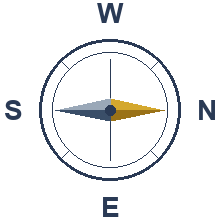
#> input picture ops/hart-ops/publications/assets/compass_rose_n_right.png, 220 x 220 px
$ python -i sharpen_card_fill_images.py   (imports and definitions only)
#> lines starting #> are read from the running program, lines starting #| are printed output that depends on the picture
### ops/hart-ops/card_pipeline/hartlib_path.py
"""Puts this checkout's tools/hartlib/src on sys.path, for the card pipeline modules that import hartlib.

A module that needs hartlib imports this one and calls ensure_on_path() before ``from hartlib import ...``. When no
folder above the card pipeline holds tools/hartlib/src (the folder was copied out of the repo), the call raises
HartlibNotFoundError at import time, before any main() runs, so it ends the command with a traceback.
"""
from __future__ import annotations

import sys
from pathlib import Path

from card_errors import CardPipelineError

HARTLIB_SRC = Path("tools/hartlib/src")


class HartlibNotFoundError(CardPipelineError, ImportError):
    """No folder above the card pipeline holds tools/hartlib/src: the scripts run only inside a hart checkout."""


def find_hartlib_src(start: Path) -> Path:
    """The nearest ``<folder>/tools/hartlib/src`` above ``start``."""
    for parent in start.resolve().parents:
        candidate = parent / HARTLIB_SRC
        if candidate.is_dir():
            return candidate
#> further down, picture is the input picture: PIL image 220x220 RGB; mean R, G, B 240.4, 241, 241.5
    raise HartlibNotFoundError(f"no {HARTLIB_SRC} above {start}: run the card pipeline from a hart checkout")


def ensure_on_path(start: Path = Path(__file__)) -> Path:
    """Put the hartlib source folder above ``start`` first on sys.path, once, and return it."""
    src = find_hartlib_src(start)
    if str(src) not in sys.path:
        sys.path.insert(0, str(src))
    return src

### tools/hartlib/src/hartlib/paths.py
"""Paths the CPython tools use, resolved from the checkout hartlib sits in.

There is one railroad and one layout directory, ``jmri/layouts/hart``. ``JMRI_LAYOUT`` is
ignored here: a stale value left in a shell (old archive READMEs export linear4/linear5)
would otherwise point every path at a directory this repo does not have. When the
railroad is split later, the unit will be the level or district, not the layout name.

Every path names a file in *this* checkout, the one hartlib sits in, so a script in a
worktree reads that worktree's tables.xml. ``HART_REPO_ROOT`` and ``HART_RUNTIME_ROOT``
(exported by tools/env/load_env.sh) do not move them.

One exception, for checks only: ``HART_TABLES`` names another tables file (the Layout Editor
cut-over candidate, a sandbox copy) that ``TABLES_XML`` then points at, so
``HART_TABLES=<file> tools/check.sh`` runs every table check against it. It must be an
existing file outside the JMRI profile (``~/JMRI_UserFiles``), because scripts that write
tables write ``TABLES_XML``. ``REPO_TABLES_XML`` always names this checkout's file; deploy
scripts refuse to run while ``HART_TABLES`` is set.
"""
from __future__ import annotations

import os
import subprocess
from pathlib import Path


def _find_repo_root() -> Path:
    # src/hartlib/paths.py -> src -> tools/hartlib -> tools -> repo
    root = Path(__file__).resolve().parents[4]
    if not (root / "jmri" / "layouts").is_dir() or not (root / "tools" / "hartlib").is_dir():
        raise ImportError(
            f"hartlib at {Path(__file__).resolve()} is not inside a repo checkout; put "
            "<repo>/tools/hartlib/src on sys.path instead of installing a copy (README.md)"
        )
    return root


REPO_ROOT = _find_repo_root()
JMRI_DIR = REPO_ROOT / "jmri"

LAYOUT = "hart"  # pinned; see the module docstring
LAYOUT_DIR = JMRI_DIR / "layouts" / LAYOUT
LAYOUT_DATA = LAYOUT_DIR / "data"
LAYOUT_OUTPUT = LAYOUT_DIR / "output"
LAYOUT_SCRIPTS = LAYOUT_DIR / "scripts"

REPO_TABLES_XML = LAYOUT_OUTPUT / "tables.xml"
WIRING = LAYOUT_DATA / "wiring.csv"          # the physical wiring source (hartlib.wiring); it holds the Digicon heads
SIGNAL_HEAD_PLAN = REPO_ROOT / "jmri" / "layouts" / "hart" / "output" / "signal_head_plan.csv"
CATS_DIR = REPO_ROOT / "cats"

# Where PanelPro loads preference:tables.xml on every host (ADR-014).
JMRI_USER_FILES = Path.home() / "JMRI_UserFiles"


# [66 lines left out: functions _git, main_checkout, cache_dir, pulled_stores_dir, _tables_xml, not called in this run]


TABLES_XML = _tables_xml()
TABLES_OVERRIDDEN = TABLES_XML != REPO_TABLES_XML.resolve()


# [65 lines left out: functions check_only_message, exit_if_overridden, lcos_bridge, car_images_final, rel, layout_paths, not called in this run]

### ops/hart-ops/card_pipeline/sharpen_card_fill_images.py
#!/usr/bin/env python3
"""Print-ready sharpened copies of the card-fill images (car_paths.CARD_FILL_DIR) in CARD_FILL_PRINT_DIR.

    sharpen_card_fill_images.py            every IMG_*.png in CARD_FILL_DIR
    sharpen_card_fill_images.py --all      the same
    sharpen_card_fill_images.py IMG_1234   one image, by stem or file name

Both folders sit under HART_CAR_CARDS_ROOT (car_paths). The originals are not changed.
"""

from __future__ import annotations

import argparse
from pathlib import Path
from typing import NamedTuple

from PIL import Image, ImageEnhance, ImageFilter

import car_paths

BRIGHTNESS = 1.14
CONTRAST = 1.04
SHARPNESS = 1.12


class Unsharp(NamedTuple):
    """The unsharp mask applied last (PIL ImageFilter.UnsharpMask arguments)."""

    radius: float
    percent: int
    threshold: int


UNSHARP = Unsharp(radius=0.9, percent=115, threshold=2)


def sharpen_for_print(img: Image.Image) -> Image.Image:
    """An RGB copy of ``img``, brightened, given more contrast and sharpened for printing."""
    rgb = img.convert("RGB")
    rgb = ImageEnhance.Brightness(rgb).enhance(BRIGHTNESS)
    rgb = ImageEnhance.Contrast(rgb).enhance(CONTRAST)
    rgb = ImageEnhance.Sharpness(rgb).enhance(SHARPNESS)
    return rgb.filter(ImageFilter.UnsharpMask(*UNSHARP))
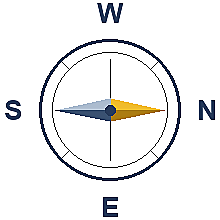
#> returned value: PIL image 220x220 RGB; mean R, G, B 238.8, 238.9, 239.3


def _folders(src_dir: Path | None, out_dir: Path | None) -> tuple[Path, Path]:
    """The given folders, or car_paths' card-fill folders, read when called."""
    return (car_paths.CARD_FILL_DIR if src_dir is None else src_dir,
            car_paths.CARD_FILL_PRINT_DIR if out_dir is None else out_dir)


def sharpen_one(stem: str, src_dir: Path | None = None, out_dir: Path | None = None, verbose: bool = True) -> bool:
    """Write out_dir/<stem>.png from src_dir/<stem>.png. False, with a message, when the source is missing."""
    src_dir, out_dir = _folders(src_dir, out_dir)
    src = src_dir / f"{stem}.png"
    if not src.exists():
        if verbose:
            print(f"missing {src}")
        return False
    out_dir.mkdir(parents=True, exist_ok=True)
    out = out_dir / src.name
    with Image.open(src) as img:
        sharpen_for_print(img).save(out)
    if verbose:
        print(f"{src.name}: {src.stat().st_size // 1024}KB -> {out.stat().st_size // 1024}KB")
    return True


def sharpen_all(src_dir: Path | None = None, out_dir: Path | None = None, verbose: bool = True) -> int:
    """Sharpen every IMG_*.png in src_dir into out_dir. Exit code 1 when src_dir holds none."""
    src_dir, out_dir = _folders(src_dir, out_dir)
    stems = sorted(p.stem for p in src_dir.glob("IMG_*.png"))
    if not stems:
        print(f"No images in {src_dir}")
        return 1
    ok = sum(1 for s in stems if sharpen_one(s, src_dir, out_dir, verbose=verbose))
    print(f"Wrote {ok} images to {out_dir}/")
    return 0


def _parser() -> argparse.ArgumentParser:
    ap = argparse.ArgumentParser(description="Print-ready sharpened copies of the card-fill images.")
    group = ap.add_mutually_exclusive_group()
    group.add_argument("image", nargs="?", help="one image, by stem or file name (IMG_1234 or IMG_1234.png)")
    group.add_argument("--all", action="store_true", help="every IMG_*.png in the card-fill folder (the default)")
    return ap


def main(argv: list[str] | None = None, src_dir: Path | None = None, out_dir: Path | None = None) -> int:
    args = _parser().parse_args(argv)
    if args.image:
        return 0 if sharpen_one(Path(args.image).stem, src_dir, out_dir) else 1
    return sharpen_all(src_dir, out_dir)


# [2 lines not run here, left out]

>>> from PIL import Image
>>> picture = Image.open('../publications/assets/compass_rose_n_right.png')
>>> result = sharpen_for_print(picture)
